Frame 1 (no input): blank canvas, image omitted
Frame 60 (no input): blank canvas, image omitted
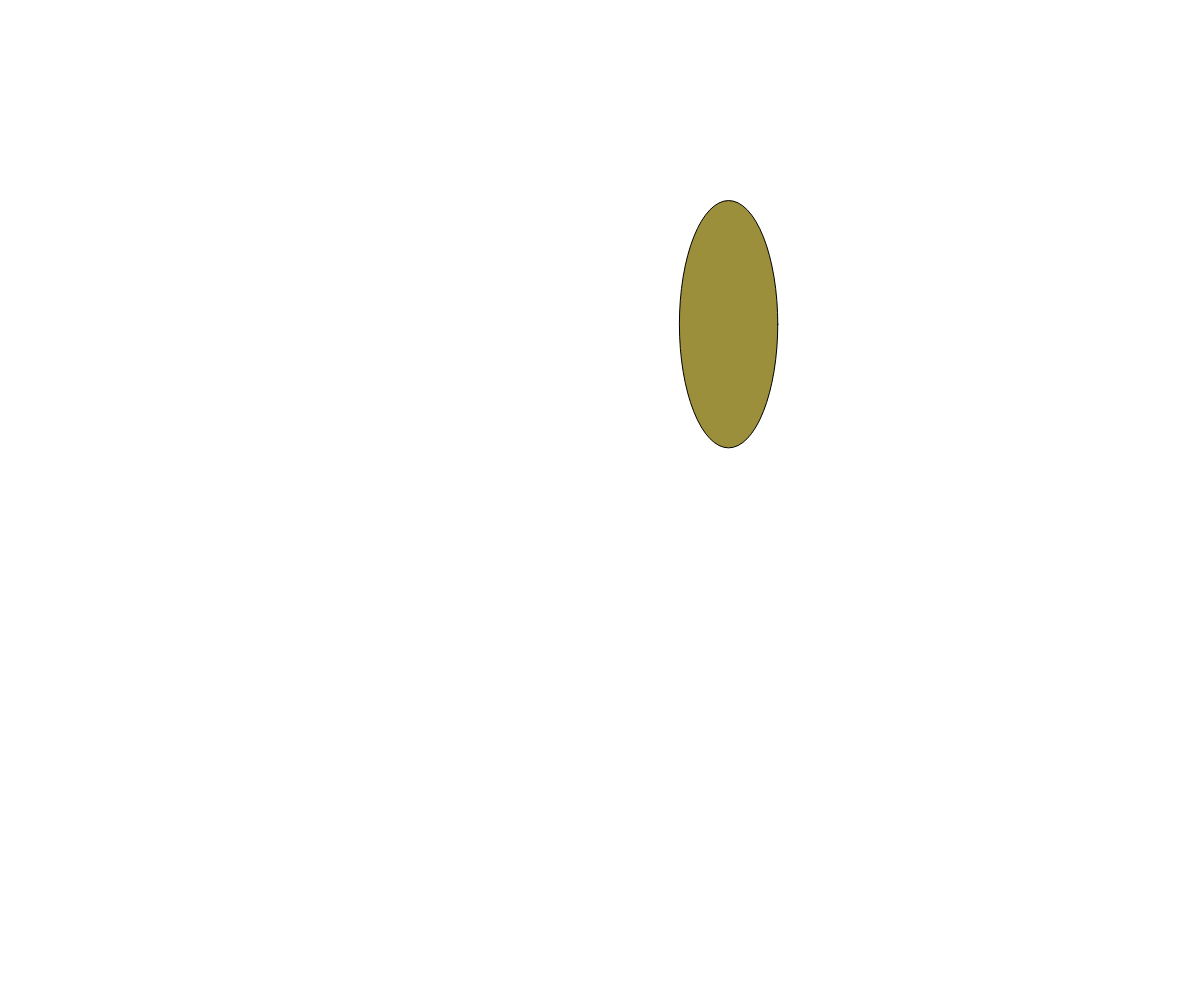
Frame 120 (the mouse pressed at the canvas centre since frame 60)

The p5.js sketch whose frames 1 and 60 were blank and that drew this single picture after the mouse press (run headless with seeded random() and noise() and a simulated clock; from frame 60 on, the mouse is pressed at the canvas centre):

// p5.js sketch
// ── sketch.js
// bouncing ball
// eimear
// oct.22 2018
//
// Extra for Experts:
// - describe what you did to take this project "above and beyond"

let ballArray = [];

function setup() {
  createCanvas(windowWidth, windowHeight);

}

function draw() {
  background(255);

  for (let i =0; i < ballArray.length; i ++){

    ballArray[i].x += ballArray[i].dx;
    ballArray[i].y += ballArray[i].dy;

    if (ballArray[i].x > width - ballArray[i].radius || ballArray[i].x < 0 + ballArray[i].radius){
      ballArray[i].dx *= -1;
    }

    if (ballArray[i].y > height- ballArray[i].radius || ballArray[i].y <0 + ballArray[i].radius){
      ballArray[i].dy *= -1;
    }

    fill(random(255), random(255), random(255));

    ellipse(ballArray[i].x, ballArray[i].y, ballArray[i].radius * random(2, 10), ballArray[i].radius *random(2, 10));
  }

}

function mousePressed(){
  let ball = {
    x: mouseX,
    y: mouseY,
    radius: 25,
    dx: random(-5,5),
    dy: random(-5,5),
  };
  ballArray.push(ball);
}
